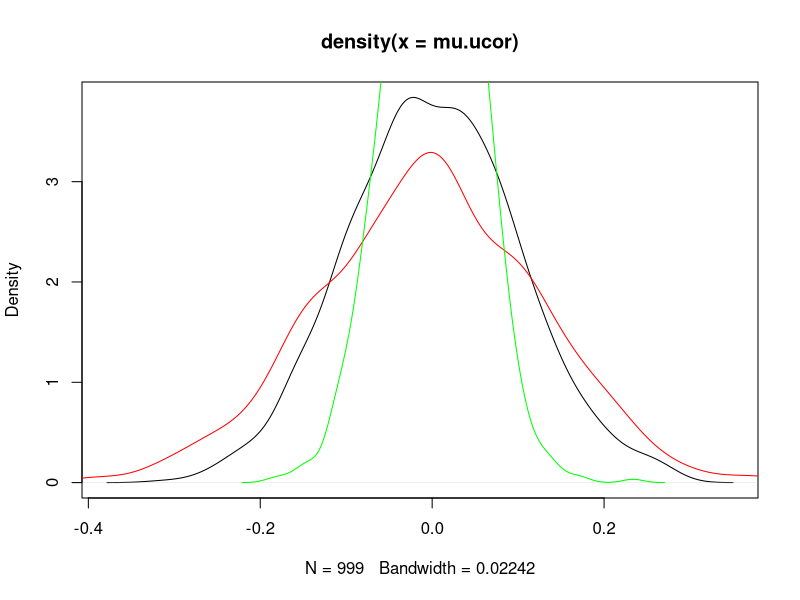

Source code (R):
library(MASS)
mu <- rep(0,2)
Sigma <- matrix(.7, nrow=2, ncol=2) + diag(2)*.3
N = 100
rawvars <- as.numeric(mvrnorm(n=N/2, mu=mu, Sigma=Sigma))

mu.cor = replicate(999, mean(as.numeric(mvrnorm(n=N/2, mu=mu, Sigma=Sigma))))
mu.ucor = replicate(999, mean(as.numeric(mvrnorm(n=N/2, mu=mu, Sigma=diag(2)))))


plot(density(mu.ucor))
lines(density(mu.cor), col = "red")

sd(mu.cor)
sd(mu)  # 1/sqrt(N)

Sigma2 <- matrix(c(1, -.7, -.7, 1), 2, 2)
mu.ncor = replicate(999, mean(as.numeric(mvrnorm(n = N/2, mu = mu, Sigma = Sigma2))))

lines(density(mu.ncor), col = "green")
